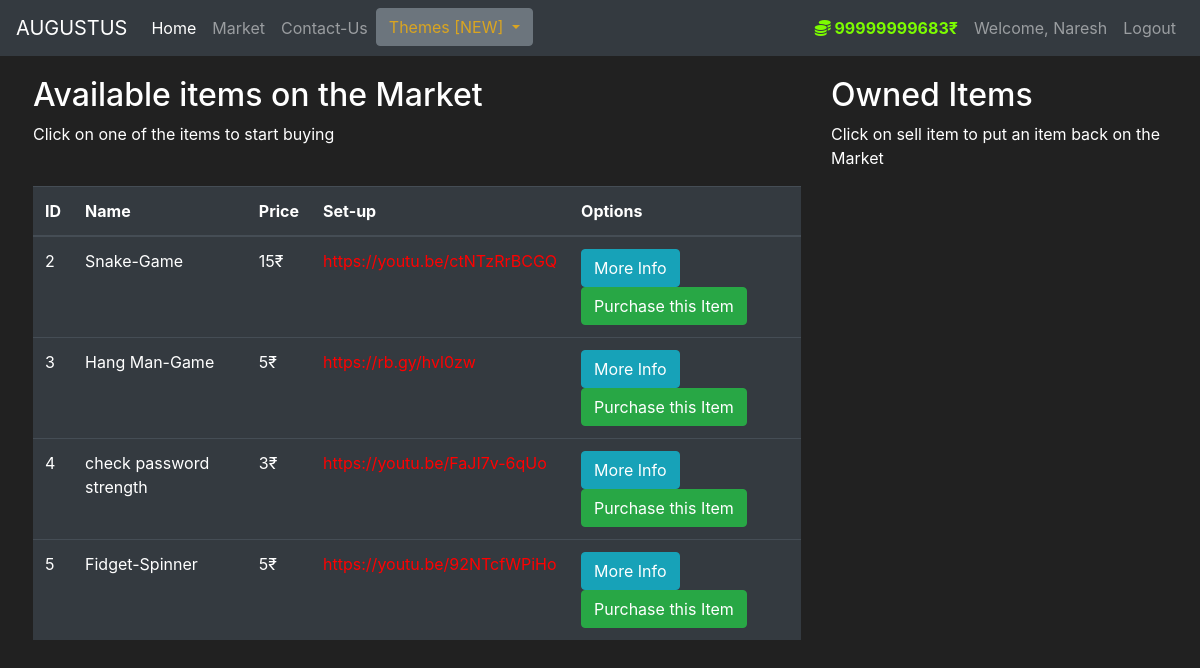
/market (signed in), run on an earlier commit of the app's database.
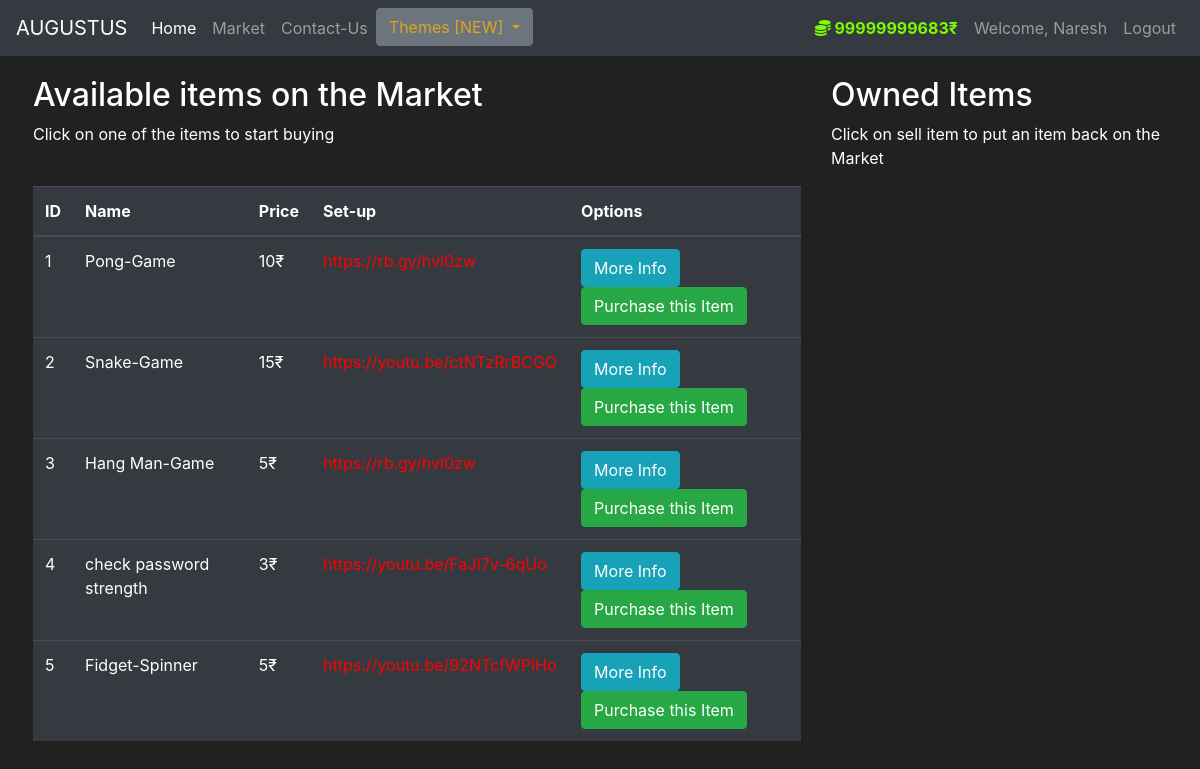
And on a later commit of the database.
### market/models.py (models this page shows, shortened)
class User(db.Model, UserMixin):
    id = db.Column(db.Integer(), primary_key=True)
    user_name = db.Column(db.String(length=30), nullable=False, unique=True)
    email_address = db.Column(db.String(length=50),
                              nullable=False, unique=True)
    password_hash = db.Column(db.String(length=60), nullable=False)
    budget = db.Column(db.Integer(), default=30)
    items = db.relationship('Item', backref='owned_user', lazy=True)
    @property
    def prettier_budget(self):
        return f'{self.budget}₹'
    @property
    def password(self):
        return self.password

class Item(db.Model):
    id = db.Column(db.Integer(), primary_key=True)
    name = db.Column(db.String(length=30), nullable=False, unique=True)
    price = db.Column(db.Integer(), nullable=False)
    setup = db.Column(db.String(length=1024), nullable=True)
    description = db.Column(db.String(length=1024),
                            nullable=False, unique=True)
    owner = db.Column(db.Integer(), db.ForeignKey(
        'user.id'), unique=False, nullable=True)

### market/routes.py (the view, shortened to what this page needs)
@app.route('/market', methods=['GET', 'POST'])
@login_required
def market_page():
    purchase_form = PurchaseItemForm()
    selling_form = SellItemForm()
    if request.method == 'GET':
        items = Item.query.filter_by(owner=None)
        owned_items = Item.query.filter_by(owner=current_user.id)
        return render_template('market.html', items=items, purchase_form=purchase_form, selling_form=selling_form, owned_items=owned_items, theme=theme)

### market/models.py (called while the page is built)
@login_manager.user_loader
def load_user(user_id):
    return User.query.get(int(user_id))

### market/templates/market.html (shortened to what this page needs)
{% extends 'base.html' %}
{% block content %}
<div class="row" style="margin-top:20px; margin-left:18px">
    <div class="col-8">
        <h2>Available items on the Market</h2>
        <p>Click on one of the items to start buying</p>
        <br>
        <table class="table table-hover table-dark">
            <thead>
                <tr>
                    <th scope="col">ID</th>
                    <th scope="col">Name</th>
                    <th scope="col">Price</th>
                    <th scope="col">Set-up</th>
                    <th scope="col">Options</th>
                </tr>
            </thead>
            <tbody>
                {% for item in items %}
                <tr>
                    <td>{{ item.id }}</td>
                    <td>{{ item.name }}</td>
                    <td>{{ item.price }}₹</td>
                    <td><a href="{{ item.setup }}" target="_blank" style="color: red;">{{ item.setup }}</a></td>
                    <td>
                        <button class="btn btn-outline btn-info" data-toggle="modal"
                            data-target="#Modal-MoreInfo-{{ item.id }}">More Info</button>
                        <button class="btn btn-outline btn-success" data-toggle="modal"
                            data-target="#Modal-PurchaseConfirm-{{ item.id }}">Purchase this Item</button>
                    </td>
                </tr>
                {% endfor %}
            </tbody>
        </table>
    </div>
    <div class="col-4">
        <h2>Owned Items</h2>
        <p>Click on sell item to put an item back on the Market</p>
        <br>
    </div>
</div>
{% endblock %}

### market/templates/base.html (shortened to what this page needs)
<!doctype html>
<html lang="en">
<head>
    <link rel="stylesheet" href="https://cdn.jsdelivr.net/npm/bootstrap@4.5.3/dist/css/bootstrap.min.css"
>
</head>
<body>
    <nav class="navbar navbar-expand-md navbar-dark bg-dark">
        <a class="navbar-brand" href="#">AUGUSTUS</a>
        <div class="collapse navbar-collapse" id="navbarNav">
            <ul class="navbar-nav mr-auto">
                <li class="nav-item active">
                    <a class="nav-link" href="{{ url_for('home_page')}}">Home <span class="sr-only">(current)</span></a>
                </li>
                <li class="nav-item">
                    <a class="nav-link" href="{{ url_for('market_page')}}">Market</a>
                </li>
                <li class="nav-item">
                    <a class="nav-link" href="{{ url_for('contact_page')}}">Contact-Us</a>
                </li>
                <div class="dropdown">
                    <a style="color: goldenrod" class="btn btn-secondary dropdown-toggle" href="#" role="button"
                        id="dropdownMenuLink" data-toggle="dropdown" aria-haspopup="true" aria-expanded="false"
                        data-target="#navbarNav">
                        Themes [NEW]
                    </a>
                </div>
            </ul>
            {% if current_user.is_authenticated %}
            <ul class="navbar-nav">
                <li class="nav-item">
                    <a class="nav-link" style="color: lawngreen ; font-weight: bold">
                        <i class="fas fa-coins"></i>
                        {{ current_user.prettier_budget }}
                    </a>
                </li>
                <li class="nav-item">
                    <a class="nav-link" href="#">Welcome, {{ current_user.user_name }}</a>
                </li>
                <li class="nav-item">
                    <a class="nav-link" href="{{ url_for('logout_page')}}">Logout</a>
                </li>
            </ul>
            {% endif %}
        </div>
    </nav>
    {% block content %}
    {% endblock %}
</body>
</html>

### market/templates/base.html (style rules this page uses)
body { background-color: #212121; color: white }

What changed in the data, as far as the page shows it:
now on this page (row edited): Item: id "1", name "Pong-Game", price "10", setup "https://rb.gy/hvl0zw"
